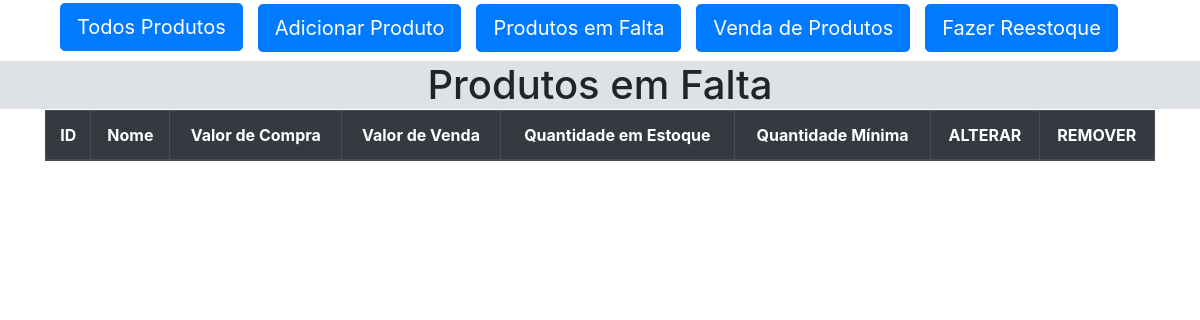
/produtos_faltando, run on an earlier commit of the app's database.
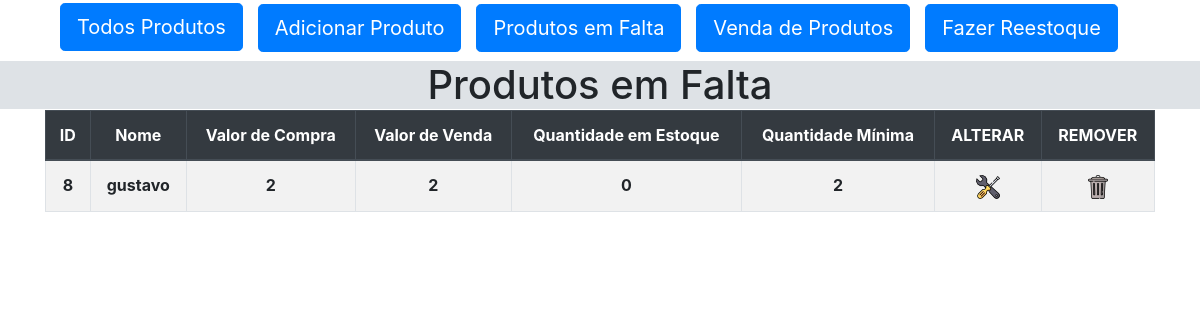
And on a later commit of the database.
### db.py (models this page shows)
class Estoque(db.Model):
    __tablename_ = 'produtos'
    id = db.Column(db.Integer, primary_key=True)
    nome = db.Column(db.Text, unique=True)
    valor_compra = db.Column(db.Text)
    valor_venda = db.Column(db.Text)
    quantidade_estoque = db.Column(db.Text)
    quantidade_minima = db.Column(db.Text)

### views.py (the view)
@app.route('/produtos_faltando')
def produtos_faltando():
    produtos = Estoque.query.order_by(Estoque.nome).all()
    produtos_em_falta = []
    for produto in produtos:
        if int(produto.quantidade_estoque) < int(produto.quantidade_minima):
            produtos_em_falta.append(produto)
    return render_template('produtos_faltando.html', produtos=produtos_em_falta)

### templates/produtos_faltando.html (shortened to what this page needs)
{% extends "template.html" %}
{% block import_css %}<link rel="stylesheet" href="{{ url_for('static', filename='tabelas.css')}}">{% endblock %}
{% block h1 %}Produtos em Falta{% endblock %}
{% block conteudo%}
<div class="container">
    <table class="table table-bordered table-striped">
        <thead class="thead-dark">
            <tr>
                <th scope="col">ID</th>
                <th scope="col">Nome</th>
                <th scope="col">Valor de Compra</th>
                <th scope="col">Valor de Venda</th>
                <th scope="col">Quantidade em Estoque</th>
                <th scope="col">Quantidade Mínima</th>
                <th scope="col">ALTERAR</th>
                <th scope="col">REMOVER</th>
            </tr>
        </thead>
        <tbody>
            {% for produto in produtos %}
            <tr>
                <th scope="row">{{ produto.id }}</th>
                <th>{{ produto.nome }}</th>
                <th>{{ produto.valor_compra }}</th>
                <th>{{ produto.valor_venda }}</th>
                <th>{{ produto.quantidade_estoque }}</th>
                <th>{{ produto.quantidade_minima }}</th>
                <th><a href="{{ url_for('alterar_produto', id=produto.id)}}"><img src="{{ url_for('static', filename='editar.png') }}"></a></th>
                <th><a href="{{ url_for('excluir_produto', id=produto.id)}}"><img src="{{ url_for('static', filename='remover.png') }}"></a></th>
            </tr>
            {% endfor %}
        </tbody>
    </table>
</div>
{% endblock %}

What changed in the data, as far as the page shows it:
added Estoque: id "8", nome "gustavo", valor_compra "2", valor_venda "2", quantidade_estoque "0", quantidade_minima "2"
